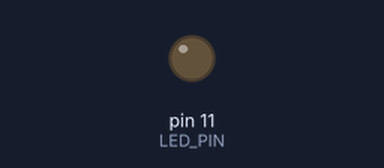
A sketch run on a simulated Arduino Uno, built with avr-gcc and run on an emulated ATmega328P. Parts: output pins drawn as LEDs (lit = HIGH).

Above: at 0.05 s.
At 1.55 s:
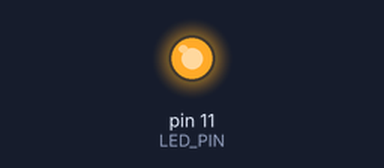
At 2.65 s:
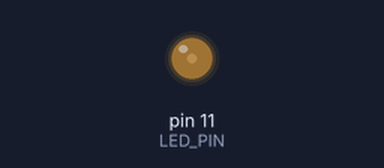
Timing chart, 0 to 8.3 s (numbered marks = the images above):
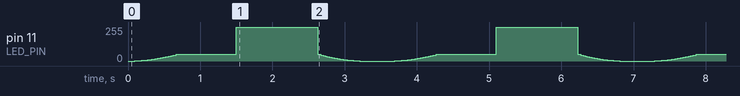

The sketch:

sketch.ino
```cpp
// LED sáng dần rồi tắt dần (fade) – Arduino Uno
// Mạch:
//   LED: chân dương (chân cong) -> chân ~11  (mạch thật: thêm điện trở 220Ω ở giữa)
//        chân âm  (chân thẳng)  -> GND
//   Bắt buộc dùng chân có dấu ~ (PWM): 3, 5, 6, 9, 10, 11

const uint8_t LED_PIN = 11;

// Chỉnh thời gian ở đây (đơn vị: mili giây)
const unsigned long FADE_IN_MS  = 1500;   // thời gian sáng dần
const unsigned long HOLD_ON_MS  = 300;    // giữ sáng nhất
const unsigned long FADE_OUT_MS = 1500;   // thời gian tắt dần
const unsigned long HOLD_OFF_MS = 300;    // giữ tắt hẳn

// 4 pha chạy lần lượt rồi lặp lại
enum Phase { SANG_DAN, GIU_SANG, TAT_DAN, GIU_TAT };
Phase phase = SANG_DAN;
unsigned long phaseStartMs = 0;           // thời điểm bắt đầu pha hiện tại

// Mắt người nhạy với vùng tối hơn vùng sáng.
// Bình phương mức sáng để LED sáng/tắt đều mắt,
// thay vì vọt sáng thật nhanh rồi gần như đứng yên.
uint8_t gammaPwm(uint8_t level) {
  return (uint16_t)level * level / 255;
}

void startPhase(Phase next, unsigned long now) {
  phase = next;
  phaseStartMs = now;
}

void setup() {
  pinMode(LED_PIN, OUTPUT);
  analogWrite(LED_PIN, 0);                // bắt đầu ở trạng thái tắt
  phaseStartMs = millis();
}

void loop() {
  unsigned long now = millis();
  unsigned long t = now - phaseStartMs;   // thời gian đã trôi qua trong pha

  switch (phase) {
    case SANG_DAN:                        // độ sáng tăng theo thời gian: 0 -> 255
      if (t >= FADE_IN_MS) {
        analogWrite(LED_PIN, 255);
        startPhase(GIU_SANG, now);
      } else {
        analogWrite(LED_PIN, gammaPwm(t * 255UL / FADE_IN_MS));
      }
      break;

    case GIU_SANG:
      if (t >= HOLD_ON_MS) startPhase(TAT_DAN, now);
      break;

    case TAT_DAN:                         // độ sáng giảm theo thời gian: 255 -> 0
      if (t >= FADE_OUT_MS) {
        analogWrite(LED_PIN, 0);
        startPhase(GIU_TAT, now);
      } else {
        analogWrite(LED_PIN, gammaPwm(255 - t * 255UL / FADE_OUT_MS));
      }
      break;

    case GIU_TAT:
      if (t >= HOLD_OFF_MS) startPhase(SANG_DAN, now);
      break;
  }
}
```
